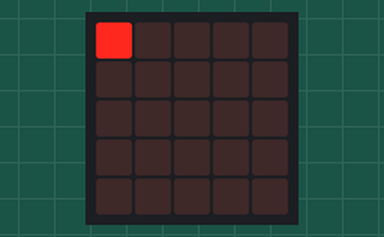
Bench run of a program on a simulated BBC micro:bit (MakeCode). Parts: the board's 5×5 LED display.

Above: at 0.05 s.
At 0.65 s:
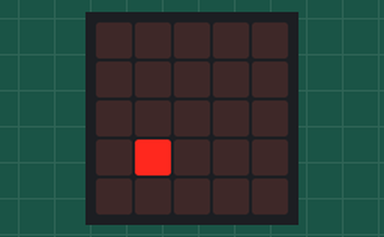
At 1.25 s:
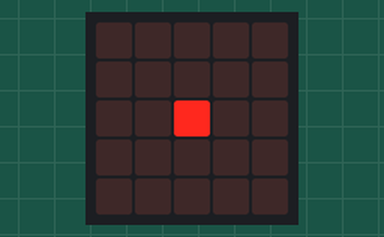
At 2.46 s:
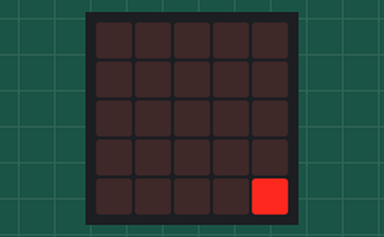
At 3.67 s:
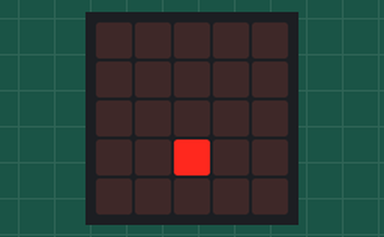
At 4.98 s:
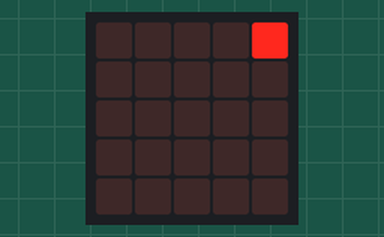

The program:

main.ts
```typescript
let y = 0
let sentido = 1
basic.forever(function () {
    for (let x = 0; x <= 4; x++) {
        for (let index = 0; index <= 4; index++) {
            y = sentido * index
            if (sentido < 0) {
                y = y + 4
            }
            led.plot(x, y)
            basic.pause(100)
            led.toggle(x, y)
        }
        sentido = sentido * -1
    }
})
```

test.ts
```typescript
// aquí va el archivo "tests"; esto no se compilará cuando este paquete se utilice como una extensión.
```

Measured:
- by itself, everything shown: repeats every 5.0 s, in 50 steps
